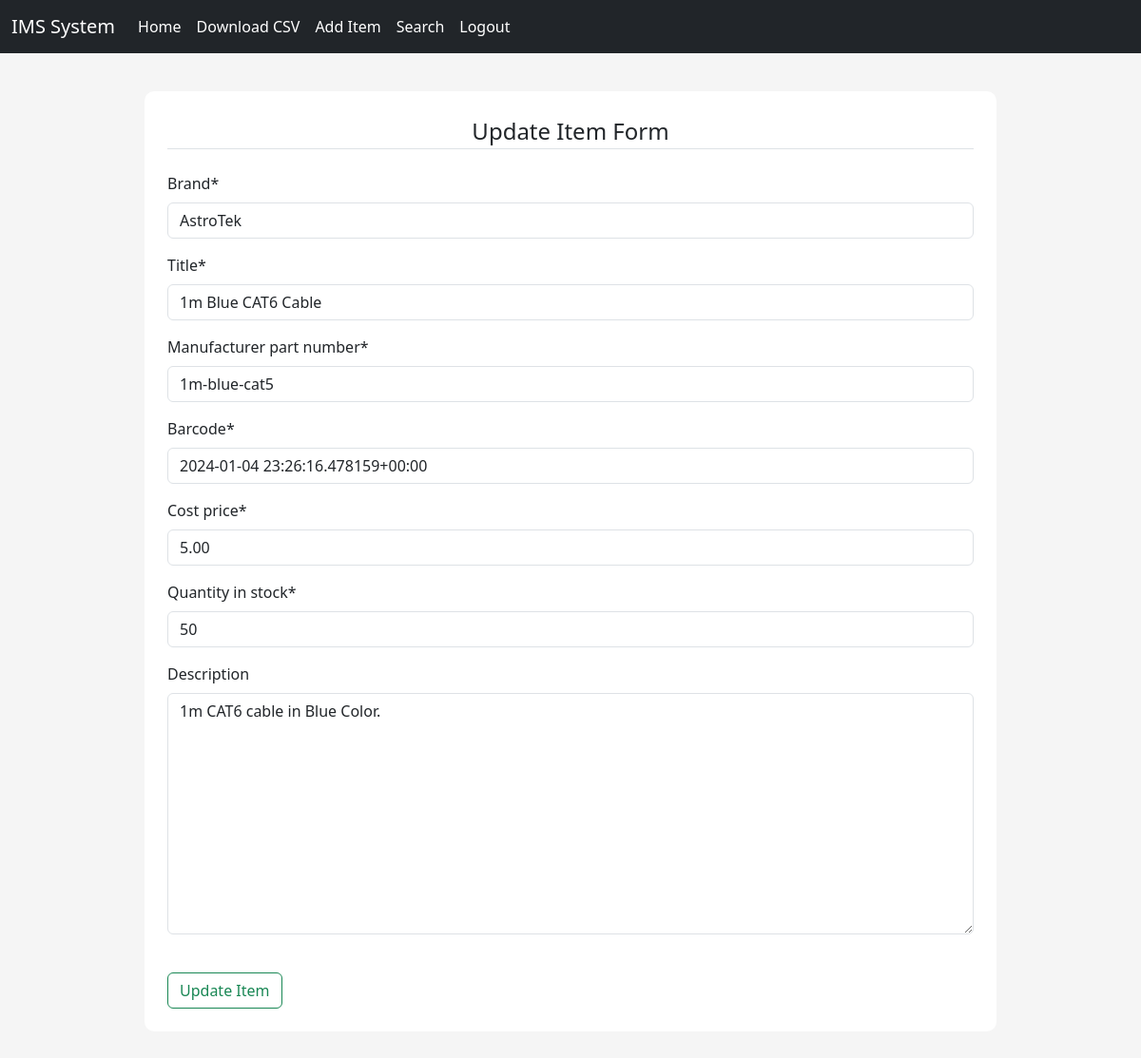
The page /inventory/update/2 (signed in) on the database its author committed.
### inventory/models.py (models this page shows, shortened)
class Inventory(models.Model):
    brand = models.CharField(max_length=300, null=False, blank=False)
    title = models.CharField(max_length=300, null=False, blank=False)
    manufacturer_part_number = models.CharField(max_length=300, null=False, blank=False)
    barcode = models.CharField(max_length=300, null=False, blank=False)
    cost_price = models.DecimalField(
        max_digits=19, decimal_places=2, null=False, blank=False
    )
    quantity_in_stock = models.IntegerField(null=False, blank=False)
    description = models.TextField(null=True, blank=True)

### inventory/views.py (the view)
# urls.py: path("update/<int:pk>", update_product, name="update_inventory"),
@login_required()
def update_product(request, pk):
    inventory = get_object_or_404(Inventory, pk=pk)
    if request.method == "POST":
        update_form = UpdateInventoryForm(data=request.POST)
        if update_form.is_valid():
            inventory.brand = update_form.data["brand"]
            inventory.title = update_form.data["title"]
            inventory.manufacturer_part_number = update_form.data[
                "manufacturer_part_number"
            ]
            inventory.barcode = update_form.data["barcode"]
            inventory.cost_price = update_form.data["cost_price"]
            inventory.quantity_in_stock = update_form.data["quantity_in_stock"]
            inventory.save()
            return redirect(f"/inventory/product/{pk}")
    else:
        update_form = UpdateInventoryForm(instance=inventory)
    context = {"form": update_form}
    return render(request, "inventory_update.html", context=context)

### inventory/forms.py
class UpdateInventoryForm(ModelForm):
    class Meta:
        model = Inventory
        fields = [
            "brand",
            "title",
            "manufacturer_part_number",
            "barcode",
            "cost_price",
            "quantity_in_stock",
            "description",
        ]

### templates/inventory_update.html (shortened to what this page needs)
{% extends "base.html" %}
{% load crispy_forms_tags %}
{% load static %}
{% block content %}
<div class="content-section">
    <form method="POST">
        <fieldset>
            <legend class="border-bottom pd-2 mb-4 text-center">Update Item Form</legend>
            <div class="form-group">
                {{ form|crispy }}
            </div>
            <div class="form-group pt-4">
                <button class="btn btn-outline-success" type="submit">Update Item</button>
            </div>
        </fieldset>
    </form>
</div>
{% endblock %}

### staticfiles/css/main.css (style rules this page uses)
body { background-color: rgb(245, 245, 245); }
.content-section { background: #fff; margin: 40px; padding: 1.5rem 1.5rem; border-radius: 10px; }

### rows shown on the page
Inventory: brand "AstroTek", title "1m Blue CAT6 Cable", manufacturer_part_number "1m-blue-cat5", barcode "2024-01-04 23:26:16.478159+00:00", cost_price "5.00", quantity_in_stock "50", description "1m CAT6 cable in Blue Color."
